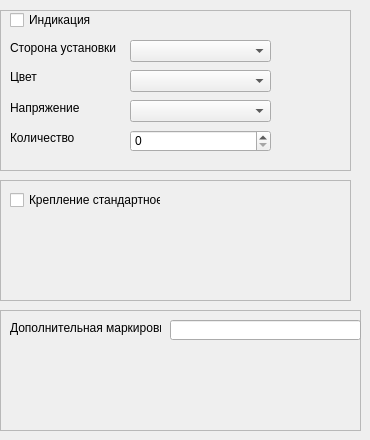
    <widget class="QWidget" name="tab_7">
     <attribute name="title">
      <string>Опции</string>
     </attribute>
     <widget class="QFrame" name="frame_7">
      <property name="geometry">
       <rect>
        <x>0</x>
        <y>10</y>
        <width>351</width>
        <height>161</height>
       </rect>
      </property>
      <property name="frameShape">
       <enum>QFrame::StyledPanel</enum>
      </property>
      <property name="frameShadow">
       <enum>QFrame::Raised</enum>
      </property>
      <widget class="QLabel" name="label">
       <property name="geometry">
        <rect>
         <x>10</x>
         <y>60</y>
         <width>47</width>
         <height>13</height>
        </rect>
       </property>
       <property name="text">
        <string>Цвет</string>
       </property>
      </widget>
      <widget class="QSpinBox" name="spinBox">
       <property name="geometry">
        <rect>
         <x>130</x>
         <y>120</y>
         <width>141</width>
         <height>22</height>
        </rect>
       </property>
      </widget>
      <widget class="QComboBox" name="comboBox_18">
       <property name="geometry">
        <rect>
         <x>130</x>
         <y>60</y>
         <width>141</width>
         <height>22</height>
        </rect>
       </property>
      </widget>
      <widget class="QComboBox" name="comboBox_20">
       <property name="geometry">
        <rect>
         <x>130</x>
         <y>30</y>
         <width>141</width>
         <height>22</height>
        </rect>
       </property>
      </widget>
      <widget class="QCheckBox" name="earth_ring_checkBox_5">
       <property name="geometry">
        <rect>
         <x>10</x>
         <y>0</y>
         <width>101</width>
         <height>20</height>
        </rect>
       </property>
       <property name="text">
        <string>Индикация </string>
       </property>
      </widget>
      <widget class="QLabel" name="label_14">
       <property name="geometry">
        <rect>
         <x>10</x>
         <y>120</y>
         <width>91</width>
         <height>16</height>
        </rect>
       </property>
       <property name="text">
        <string>Количество</string>
       </property>
      </widget>
      <widget class="QLabel" name="label_15">
       <property name="geometry">
        <rect>
         <x>10</x>
         <y>30</y>
         <width>111</width>
         <height>16</height>
        </rect>
       </property>
       <property name="text">
        <string>Сторона установки</string>
       </property>
      </widget>
      <widget class="QComboBox" name="comboBox_19">
       <property name="geometry">
        <rect>
         <x>130</x>
         <y>90</y>
         <width>141</width>
         <height>22</height>
        </rect>
       </property>
      </widget>
      <widget class="QLabel" name="label_5">
       <property name="geometry">
        <rect>
         <x>10</x>
         <y>90</y>
         <width>91</width>
         <height>16</height>
        </rect>
       </property>
       <property name="text">
        <string>Напряжение</string>
       </property>
      </widget>
     </widget>
     <widget class="QFrame" name="frame_15">
      <property name="geometry">
       <rect>
        <x>0</x>
        <y>180</y>
        <width>351</width>
        <height>121</height>
       </rect>
      </property>
      <property name="frameShape">
       <enum>QFrame::StyledPanel</enum>
      </property>
      <property name="frameShadow">
       <enum>QFrame::Raised</enum>
      </property>
      <widget class="QCheckBox" name="earth_ring_checkBox_6">
       <property name="geometry">
        <rect>
         <x>10</x>
         <y>10</y>
         <width>151</width>
         <height>20</height>
        </rect>
       </property>
       <property name="text">
        <string>Крепление стандартное</string>
       </property>
      </widget>
     </widget>
     <widget class="QFrame" name="frame_16">
      <property name="geometry">
       <rect>
        <x>0</x>
        <y>310</y>
        <width>361</width>
        <height>121</height>
       </rect>
      </property>
      <property name="frameShape">
       <enum>QFrame::StyledPanel</enum>
      </property>
      <property name="frameShadow">
       <enum>QFrame::Raised</enum>
      </property>
      <widget class="QLineEdit" name="lineEdit">
       <property name="geometry">
        <rect>
         <x>170</x>
         <y>10</y>
         <width>191</width>
         <height>20</height>
        </rect>
       </property>
      </widget>
      <widget class="QLabel" name="label_17">
       <property name="geometry">
        <rect>
         <x>10</x>
         <y>10</y>
         <width>151</width>
         <height>16</height>
        </rect>
       </property>
       <property name="text">
        <string>Дополнительная маркировка</string>
       </property>
      </widget>
     </widget>
    </widget>
